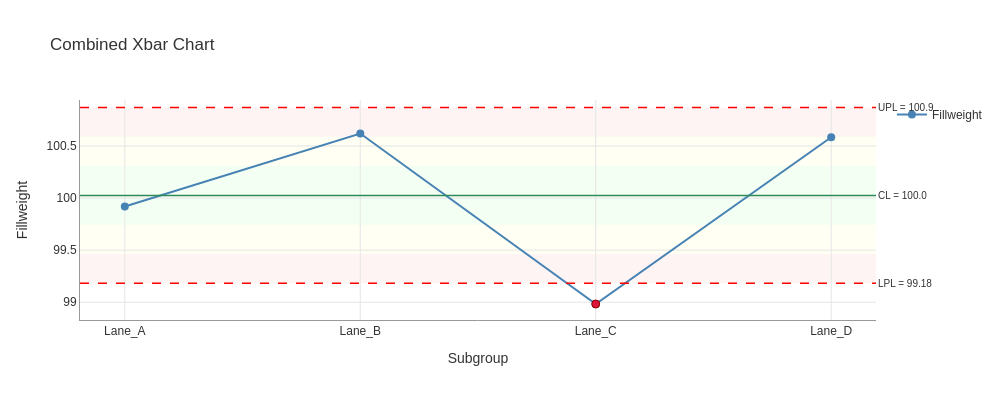

Source (notebook cell):
### Markdown cell above
## Compare with Combined Analysis

Let's see what the Xbar-S analysis shows:

### Code cell
# Combined Xbar analysis
result_xbar = study.execute(chart='Xbar')

fig = result_xbar.plot(
    chart='Xbar',
    show_zones=True,
    highlight_signals=True,
    title='Combined Xbar Chart'
)
fig.show()

### Figure 1 — Plotly figure (JSON) as saved in the notebook; plotly's stock layout.template omitted (floating-point values rounded to 4 significant figures)
{"data": [{"hovertemplate": "%{x}<br>%{y:.3f}<extra></extra>", "line": {"color": "steelblue", "width": 2}, "marker": {"color": "steelblue", "size": 8}, "mode": "lines+markers", "name": "Fillweight", "type": "scatter", "x": ["Lane_A", "Lane_B", "Lane_C", "Lane_D"], "y": [99.92, 100.6, 98.98, 100.6]}, {"hovertemplate": "Out of Control<br>%{x}<br>%{y:.3f}<extra></extra>", "marker": {"color": "#DC143C", "line": {"color": "#8B0000", "width": 1}, "size": 8, "symbol": "circle"}, "mode": "markers", "name": "Out of Control", "showlegend": false, "type": "scatter", "x": ["Lane_C"], "y": [98.98]}], "layout": {"annotations": [{"font": {"size": 10}, "showarrow": false, "text": "UPL = 100.9", "x": 1, "xanchor": "left", "xref": "x domain", "y": 100.9, "yanchor": "middle", "yref": "y"}, {"font": {"size": 10}, "showarrow": false, "text": "LPL = 99.18", "x": 1, "xanchor": "left", "xref": "x domain", "y": 99.18, "yanchor": "middle", "yref": "y"}, {"font": {"size": 10}, "showarrow": false, "text": "CL = 100.0", "x": 1, "xanchor": "left", "xref": "x domain", "y": 100.0, "yanchor": "middle", "yref": "y"}], "font": {"color": "#333333", "family": "Arial, sans-serif", "size": 12}, "height": 400, "hovermode": "x unified", "paper_bgcolor": "white", "plot_bgcolor": "white", "shapes": [{"fillcolor": "#B3FFB3", "layer": "below", "line": {"width": 0}, "opacity": 0.15, "type": "rect", "x0": 0, "x1": 1, "xref": "x domain", "y0": 99.74, "y1": 100.3, "yref": "y"}, {"fillcolor": "#FFFFB3", "layer": "below", "line": {"width": 0}, "opacity": 0.15, "type": "rect", "x0": 0, "x1": 1, "xref": "x domain", "y0": 100.3, "y1": 100.6, "yref": "y"}, {"fillcolor": "#FFFFB3", "layer": "below", "line": {"width": 0}, "opacity": 0.15, "type": "rect", "x0": 0, "x1": 1, "xref": "x domain", "y0": 99.46, "y1": 99.74, "yref": "y"}, {"fillcolor": "#FFB3B3", "layer": "below", "line": {"width": 0}, "opacity": 0.15, "type": "rect", "x0": 0, "x1": 1, "xref": "x domain", "y0": 100.6, "y1": 100.9, "yref": "y"}, {"fillcolor": "#FFB3B3", "layer": "below", "line": {"width": 0}, "opacity": 0.15, "type": "rect", "x0": 0, "x1": 1, "xref": "x domain", "y0": 99.18, "y1": 99.46, "yref": "y"}, {"line": {"color": "red", "dash": "dash", "width": 1.5}, "type": "line", "x0": 0, "x1": 1, "xref": "x domain", "y0": 100.9, "y1": 100.9, "yref": "y"}, {"line": {"color": "red", "dash": "dash", "width": 1.5}, "type": "line", "x0": 0, "x1": 1, "xref": "x domain", "y0": 99.18, "y1": 99.18, "yref": "y"}, {"line": {"color": "#2E8B57", "width": 1.5}, "type": "line", "x0": 0, "x1": 1, "xref": "x domain", "y0": 100.0, "y1": 100.0, "yref": "y"}], "showlegend": true, "title": {"text": "Combined Xbar Chart"}, "width": 1000, "xaxis": {"gridcolor": "#E5E5E5", "gridwidth": 1, "linecolor": "#999999", "linewidth": 1, "showgrid": true, "showline": true, "title": {"text": "Subgroup"}}, "yaxis": {"gridcolor": "#E5E5E5", "gridwidth": 1, "linecolor": "#999999", "linewidth": 1, "showgrid": true, "showline": true, "title": {"text": "Fillweight"}}}}
